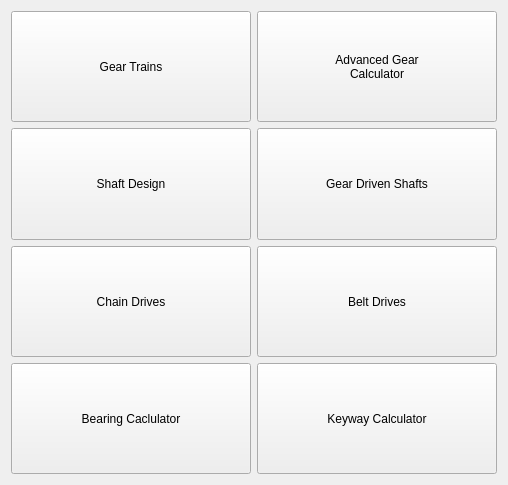
      <widget class="QWidget" name="machindesignelements">
       <property name="geometry">
        <rect>
         <x>0</x>
         <y>0</y>
         <width>508</width>
         <height>485</height>
        </rect>
       </property>
       <attribute name="label">
        <string>Machine Design Elements</string>
       </attribute>
       <layout class="QGridLayout" name="gridLayout_7">
        <item row="2" column="1">
         <widget class="QPushButton" name="pushButton_2">
          <property name="sizePolicy">
           <sizepolicy hsizetype="Preferred" vsizetype="Preferred">
            <horstretch>0</horstretch>
            <verstretch>0</verstretch>
           </sizepolicy>
          </property>
          <property name="text">
           <string>Belt Drives</string>
          </property>
         </widget>
        </item>
        <item row="0" column="1">
         <widget class="QPushButton" name="pushButton_4">
          <property name="sizePolicy">
           <sizepolicy hsizetype="Preferred" vsizetype="Preferred">
            <horstretch>0</horstretch>
            <verstretch>0</verstretch>
           </sizepolicy>
          </property>
          <property name="text">
           <string>Advanced Gear
Calculator</string>
          </property>
         </widget>
        </item>
        <item row="0" column="0">
         <widget class="QPushButton" name="pushButton">
          <property name="sizePolicy">
           <sizepolicy hsizetype="Preferred" vsizetype="Preferred">
            <horstretch>0</horstretch>
            <verstretch>0</verstretch>
           </sizepolicy>
          </property>
          <property name="text">
           <string>Gear Trains</string>
          </property>
         </widget>
        </item>
        <item row="2" column="0">
         <widget class="QPushButton" name="pushButton_3">
          <property name="sizePolicy">
           <sizepolicy hsizetype="Preferred" vsizetype="Preferred">
            <horstretch>0</horstretch>
            <verstretch>0</verstretch>
           </sizepolicy>
          </property>
          <property name="text">
           <string>Chain Drives</string>
          </property>
         </widget>
        </item>
        <item row="1" column="1">
         <widget class="QPushButton" name="kinematicdiagraming_2">
          <property name="sizePolicy">
           <sizepolicy hsizetype="Preferred" vsizetype="Preferred">
            <horstretch>0</horstretch>
            <verstretch>0</verstretch>
           </sizepolicy>
          </property>
          <property name="minimumSize">
           <size>
            <width>230</width>
            <height>25</height>
           </size>
          </property>
          <property name="text">
           <string>Gear Driven Shafts</string>
          </property>
         </widget>
        </item>
        <item row="1" column="0">
         <widget class="QPushButton" name="pushButton_7">
          <property name="sizePolicy">
           <sizepolicy hsizetype="Preferred" vsizetype="Preferred">
            <horstretch>0</horstretch>
            <verstretch>0</verstretch>
           </sizepolicy>
          </property>
          <property name="text">
           <string>Shaft Design</string>
          </property>
         </widget>
        </item>
        <item row="3" column="1">
         <widget class="QPushButton" name="pushButton_6">
          <property name="sizePolicy">
           <sizepolicy hsizetype="Preferred" vsizetype="Preferred">
            <horstretch>0</horstretch>
            <verstretch>0</verstretch>
           </sizepolicy>
          </property>
          <property name="text">
           <string>Keyway Calculator</string>
          </property>
         </widget>
        </item>
        <item row="3" column="0">
         <widget class="QPushButton" name="pushButton_5">
          <property name="sizePolicy">
           <sizepolicy hsizetype="Preferred" vsizetype="Preferred">
            <horstretch>0</horstretch>
            <verstretch>0</verstretch>
           </sizepolicy>
          </property>
          <property name="text">
           <string>Bearing Caclulator</string>
          </property>
         </widget>
        </item>
       </layout>
      </widget>
